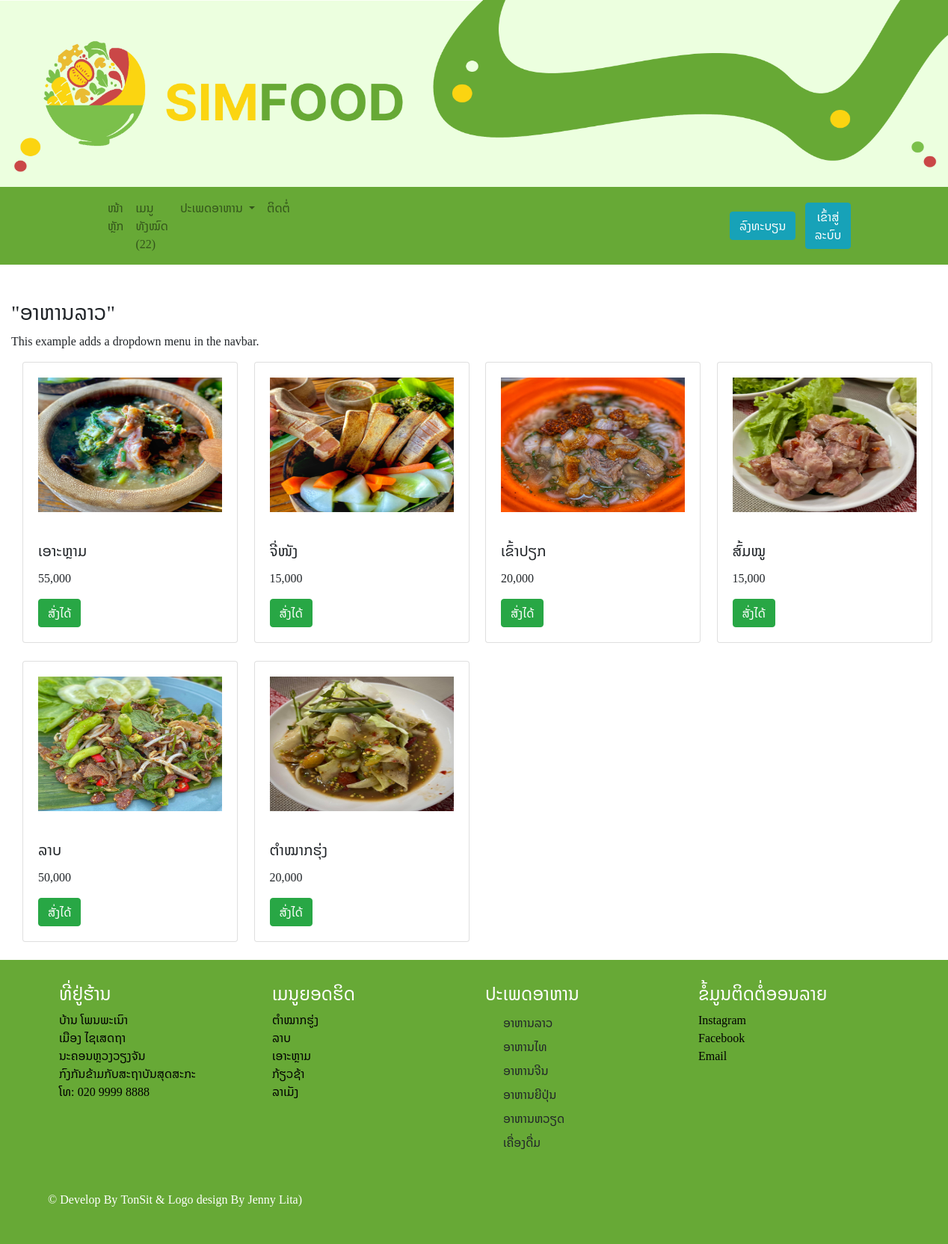
Page /category/1/ on the committed database.
### simfood/models.py (models this page shows, shortened)
class Category(models.Model):
	catname = models.CharField(max_length=200,default='allmenu')

class Allmenu(models.Model):
	catname = models.ForeignKey(Category,on_delete=models.CASCADE,null=True,blank=True)
	name = models.CharField(max_length=100)
	price = models.CharField(max_length=100)
	detail = models.TextField(null=True,blank=True)
	instock = models.BooleanField(default=True)
	image = models.ImageField(upload_to="menu",null=True,blank=True)

### simfood/views.py (the view)
# urls.py: path('category/<int:code>/',MenuCategory,name='category-page'),
def MenuCategory(request,code):
	select = Category.objects.get(id=code)
	menu = Allmenu.objects.filter(catname=select).order_by('id').reverse()
	context = {'menu':menu,'catname': select.catname}
	return render(request,'simfood/allmenucat.html',context)

### simfood/templatetags/custom_tags.py (called while the page is built)
@register.simple_tag
def show_allmenu():
	count = Allmenu.objects.count()
	return count

@register.inclusion_tag('simfood/allcategory.html')
def all_category():
	cats = Category.objects.all()
	return {'allcats': cats}

### simfood/template/simfood/allmenucat.html (shortened to what this page needs)
{% extends 'simfood/base.html' %}
{% block content %}
	  <h3>"{{catname}}"</h3>
	  <p>This example adds a dropdown menu in the navbar.</p>
	  <div class="container-fluid">
	  	<div class="row">
	  {% for mn in menu %}
	  			<div class="col-sm-3">
	  			<div class="card" style="width: 18rem;">
	  			  <img class="card-img-top" src="{{ mn.image.url }}" alt="Card-image" width="100px" height="220px" style="padding: 20px;">
	  			  <div class="card-body">
	  			    <h5 class="card-title">{{mn.name}}</h5>
	  			    <p class="card-text">{{mn.price}}</p>
	  			    {% if mn.instock == True %}
	  			    	<a href="#" class="btn btn-success">ສັ່ງໄດ້</a>
	  			    {% else %}
	  			    	<a href="#" class="btn btn-warning">ຫມົດແລ້ວ</a>
	  			    {% endif %}
	  			  </div>
	  			</div>
	  			<br>
	  		</div>
	  {% endfor %}
	</div>
	</div>
{% endblock content %}

### simfood/template/simfood/allcategory.html
{%for cat in allcats %}
<a class="dropdown-item" href="{% url 'category-page' cat.id %}">{{cat.catname}}</a>
{% endfor %}

### simfood/template/simfood/base.html (style rules this page uses)
body { font-family: Noto Sans Lao; }
footer a { color: black; }

### rows in the picture
Category: catname "ອາຫານລາວ"
Allmenu: image (picture), name "ເອາະຫຼາມ", price "55,000", instock "ສັ່ງໄດ້"
Allmenu: image (picture), name "ຈີ່ໜັງ", price "15,000", instock "ສັ່ງໄດ້"
Allmenu: image (picture), name "ເຂົ້າປຽກ", price "20,000", instock "ສັ່ງໄດ້"
Allmenu: image (picture), name "ສົ້ມໝູ", price "15,000", instock "ສັ່ງໄດ້"
Allmenu: image (picture), name "ລາບ", price "50,000", instock "ສັ່ງໄດ້"
Allmenu: image (picture), name "ຕໍາໝາກຮຸ່ງ", price "20,000", instock "ສັ່ງໄດ້"
Category: catname "ອາຫານໄທ"
Category: catname "ອາຫານຈີນ"
Category: catname "ອາຫານຍີປຸ່ນ"
Category: catname "ອາຫານຫວຽດ"
Category: catname "ເຄື່ອງດື່ມ"
